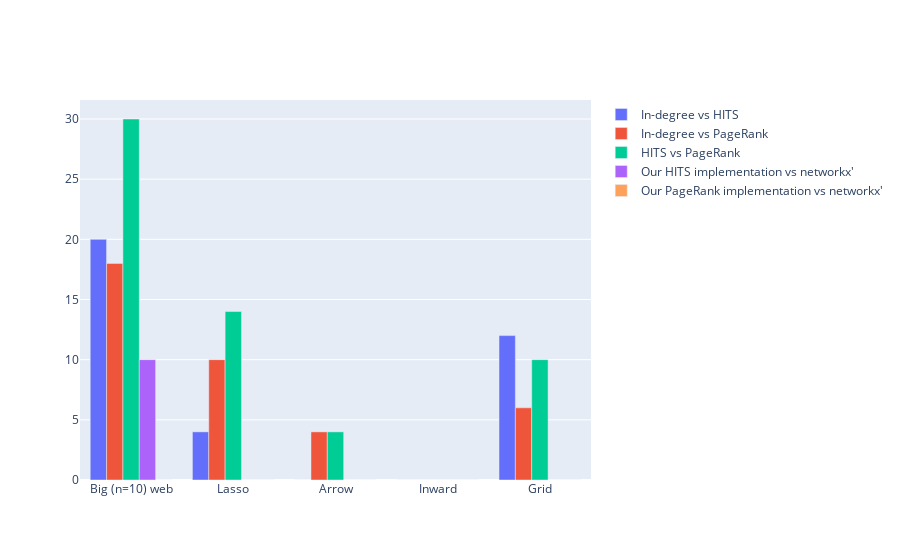

The notebook cell saved with this chart:
### Code cell
prints = False #turn this to true to enable printing of more info!

graph = generate_test_web()
graphs = [generate_test_web(), gen_lasso(), gen_arrow(),gen_inward(),gen_grid()]
differences=[]
for graph in graphs:
    M,v = generate_M_and_v(graph)
    if prints:
        print graph.name
        print str(v) + "\n"
    
    in_degrees = generate_indegree_score(graph)
    human_readable, indegree_order = order_nodes_by_rank(v, in_degrees)
    if prints:
        print "Solution to in_degree ranking:"
        print "Human readable ranking (nodes sorted by their rank): " + str(human_readable)
        print "Ordinal ranking: " + str(indegree_order) + "\n"

    a , h = hits(M)
    human_readable, hits_order = order_nodes_by_rank(v, a)
    if prints:
        print "Our solution to HITS ranking"
        print "Human readable ranking: " + str(human_readable)
        print "Ordinal ranking: " + str(hits_order) + "\n"

        print "HITS ranking (networkx implementation, for reference)"
    (real_h_dict, real_a_dict) = nx.hits(graph,max_iter=100000)
    
    difference = []
    real_a=[]
    for i in range(len(v)):
        node = v[i]
        real_a.append(real_a_dict[node])
        difference.append(abs(real_a_dict[node]-a[i]))
        
    real_human_readable, real_hits_order = order_nodes_by_rank(v, real_a)
    if prints:
        print "Human readable ranking: " + str(real_human_readable)
        print "Ordinal ranking: " + str(real_hits_order)
        print "Ordinal ranking difference between our implementation and networkx: " + str (ordinal_difference(hits_order,real_hits_order)) + "\n"


    
    page_rank_list = pagerank(graph,0.85)
    human_readable, pagerank_order = order_nodes_by_rank(v, page_rank_list)
    if prints:
        print "Our solution to pagerank"
        print "Human readable ranking: " + str(human_readable)
        print "Ordinal ranking: " + str(pagerank_order) + "\n"
        print "pagerank (networkx implementation, for reference)"
    (real_v_dict) = nx.pagerank(graph,max_iter=100000)
    
    difference = []
    real_v=[]
    for i in range(len(v)):
        node = v[i]
        real_v.append(real_v_dict[node])
        difference.append(abs(real_v_dict[node]-real_v[i]))
        
    real_human_readable, real_pagerank_order = order_nodes_by_rank(v, real_v)
    if prints:
        print "Human readable ranking: " + str(real_human_readable)
        print "Ordinal ranking: " + str(real_pagerank_order)
        print "Ordinal ranking difference between our implementation and networkx: " + str (ordinal_difference(pagerank_order,real_pagerank_order))

    differences.append([ordinal_difference(indegree_order,hits_order),
                        ordinal_difference(indegree_order,pagerank_order),
                        ordinal_difference(hits_order,pagerank_order),
                        ordinal_difference(hits_order,real_hits_order),
                        ordinal_difference(pagerank_order,real_pagerank_order),
                        ])
    if prints:
        print("\n\n\n")


graphs=["Big (n=10) web", "Lasso", "Arrow", "Inward", "Grid"]
indegree_hits_diff = [x[0] for x in differences]
indegree_pagerank_diff = [x[1] for x in differences]
hits_pagerank_diff = [x[2] for x in differences]
hits_ours_vs_networkx_diff = [x[3] for x in differences]
pagerank_ours_vs_networkx_diff = [x[4] for x in differences]

fig = go.Figure(data=[
    go.Bar(name='In-degree vs HITS', x=graphs, y=indegree_hits_diff),
    go.Bar(name='In-degree vs PageRank', x=graphs, y=indegree_pagerank_diff),
    go.Bar(name='HITS vs PageRank', x=graphs, y=hits_pagerank_diff),
    go.Bar(name='Our HITS implementation vs networkx\'', x=graphs, y=hits_ours_vs_networkx_diff),
    go.Bar(name='Our PageRank implementation vs networkx\'', x=graphs, y=pagerank_ours_vs_networkx_diff)  
])
# Change the bar mode
fig.update_layout(barmode='group')
fig.show()

### Figure 1 — Plotly figure (JSON) as saved in the notebook; plotly's stock layout.template omitted (floating-point values rounded to 4 significant figures)
{"data": [{"name": "In-degree vs HITS", "type": "bar", "x": ["Big (n=10) web", "Lasso", "Arrow", "Inward", "Grid"], "y": [20, 4, 0, 0, 12]}, {"name": "In-degree vs PageRank", "type": "bar", "x": ["Big (n=10) web", "Lasso", "Arrow", "Inward", "Grid"], "y": [18, 10, 4, 0, 6]}, {"name": "HITS vs PageRank", "type": "bar", "x": ["Big (n=10) web", "Lasso", "Arrow", "Inward", "Grid"], "y": [30, 14, 4, 0, 10]}, {"name": "Our HITS implementation vs networkx'", "type": "bar", "x": ["Big (n=10) web", "Lasso", "Arrow", "Inward", "Grid"], "y": [10, 0, 0, 0, 0]}, {"name": "Our PageRank implementation vs networkx'", "type": "bar", "x": ["Big (n=10) web", "Lasso", "Arrow", "Inward", "Grid"], "y": [0, 0, 0, 0, 0]}], "layout": {"barmode": "group"}}
